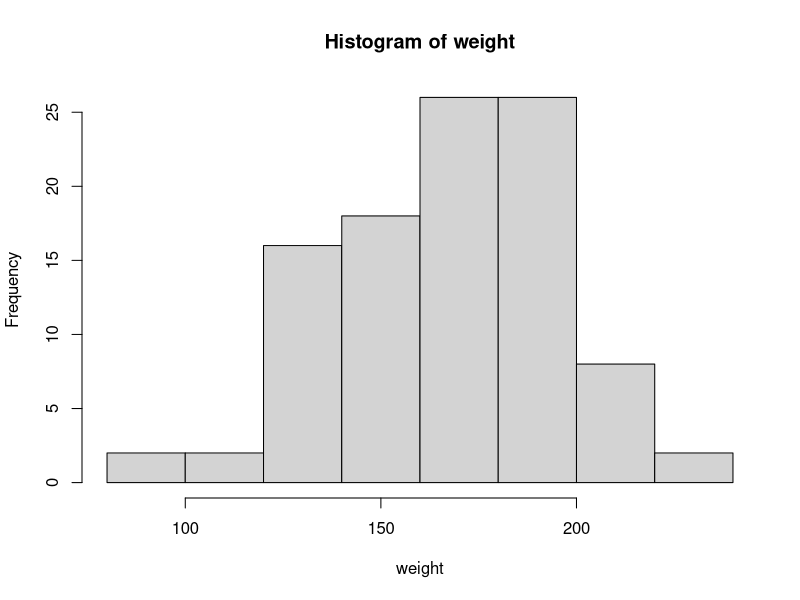
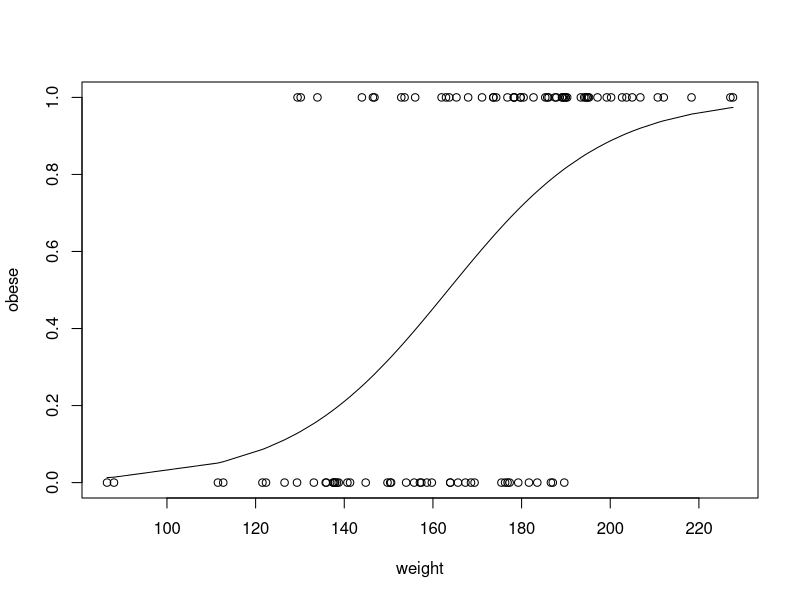
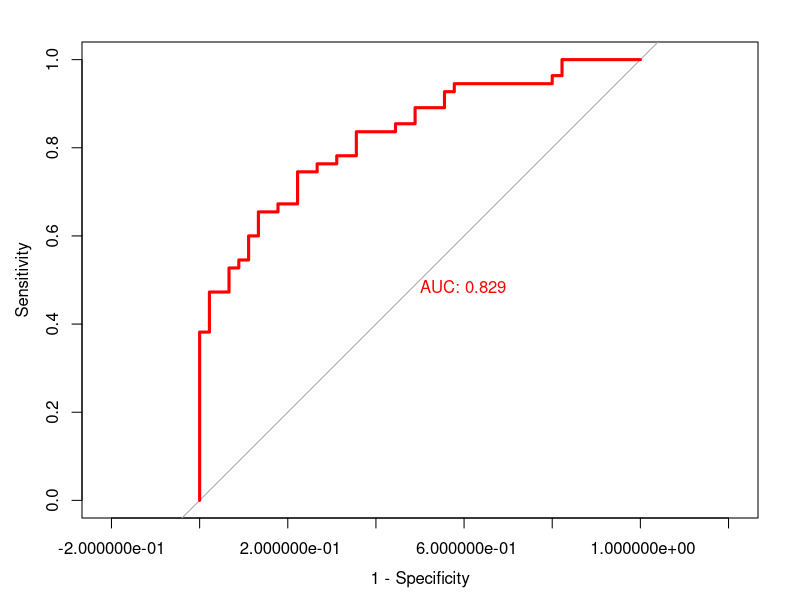
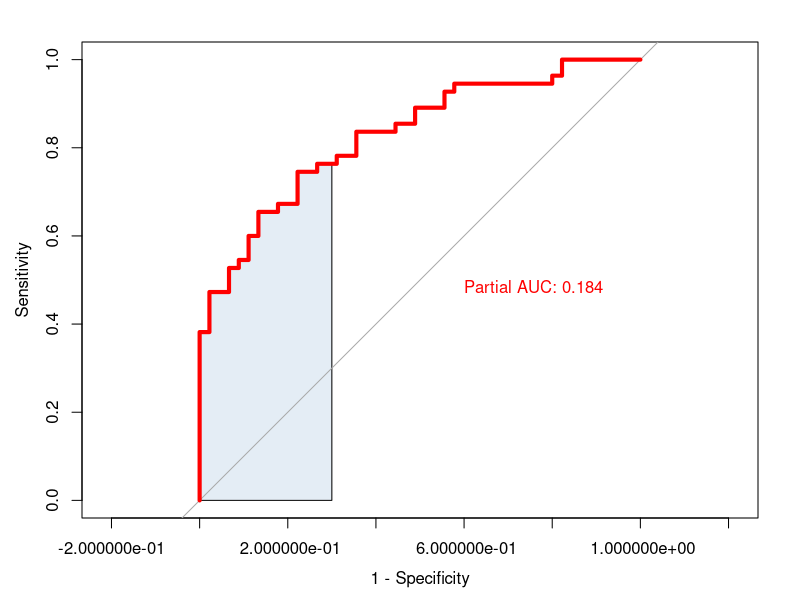
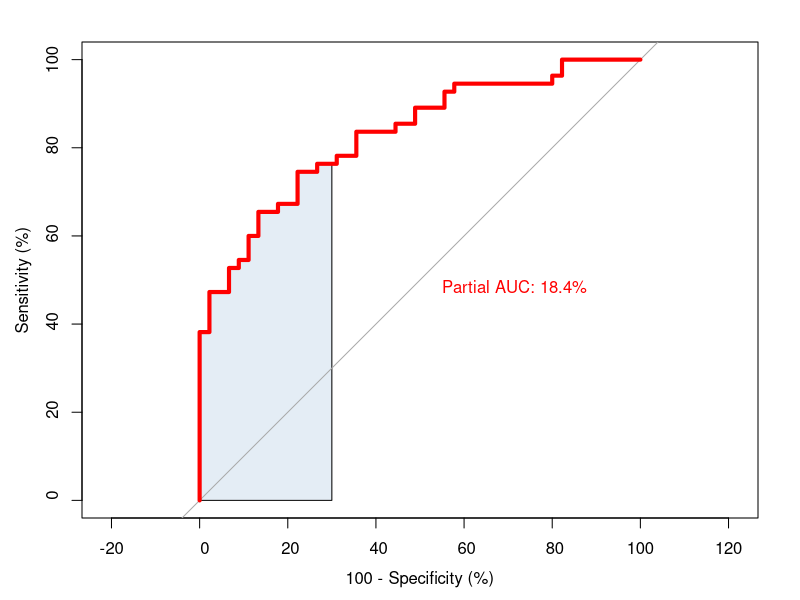
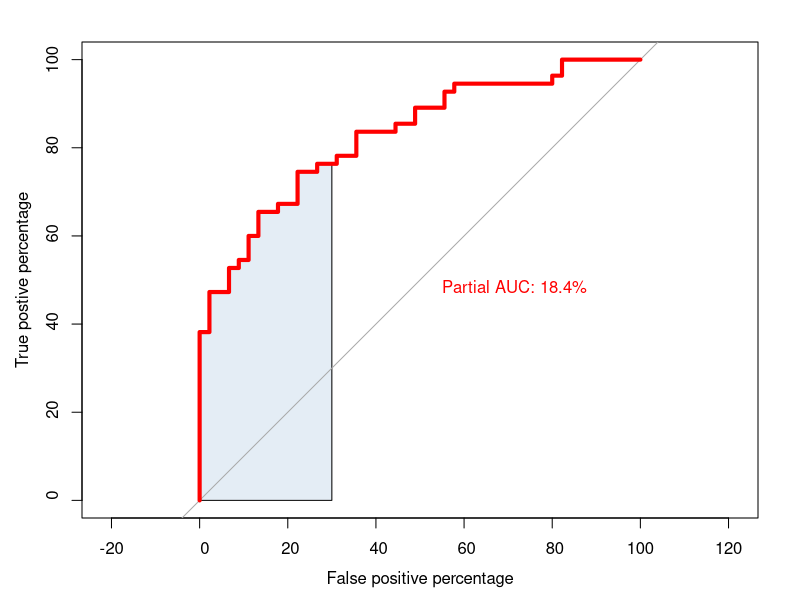

Write the R code that produced these figures, in order.
#installing ROC packages
install.packages("pROC")
library(pROC) 

set.seed(420) 
num.samples <- 100

#Genereating 100 values from a normal distribution (mean 172 and standard deviation 29) then sort them
weight <- sort(rnorm(n=num.samples, mean=172, sd=29))

weight
hist(weight)

#Randomly assigning values as obese or not obese
obese <- ifelse(test=(runif(n=num.samples) < (rank(weight)/num.samples)), yes=1, no=0)
obese

#Plot the data
plot(x=weight, y=obese)

#Fit a logistic regression to the data
glm.fit <- glm(obese ~ weight, family=binomial)
lines(weight, glm.fit$fitted.values)

#Draw ROC and AUC using pROC
roc(obese, glm.fit$fitted.values, plot=TRUE, legacy.axes=TRUE,col="red", lwd=3,print.auc=TRUE)

#storing the roc calculation in a variable
roc.info <- roc(obese, glm.fit$fitted.values, legacy.axes=TRUE)
str(roc.info)

# Creating a data frame with the true posive percentage "tpp" and false positive percentage "fpp"
roc.df <- data.frame(tpp= roc.info$sensitivities*100, 
                     fpp=(1-roc.info$specificities)*100,
                     thresholds=roc.info$thresholds)

#Cheking at the thresholds between TPP 60% and 80%...
roc.df[roc.df$tpp > 60 & roc.df$tpp < 80,]

#highlighting a partial AUC

#Using percentage 0-1
roc(obese, glm.fit$fitted.values, plot=TRUE, legacy.axes=TRUE, 
    col="red", lwd=4, print.auc=TRUE, print.auc.x=0.4, 
    partial.auc=c(1, 0.7), auc.polygon=TRUE, auc.polygon.col="#377eb822")

#using percentage 100%
roc(obese, glm.fit$fitted.values, plot=TRUE, legacy.axes=TRUE, 
    percent=TRUE, col="red", lwd=4, print.auc=TRUE, print.auc.x=45, 
    partial.auc=c(100, 70), auc.polygon = TRUE, auc.polygon.col = "#377eb822")

 
roc(obese, glm.fit$fitted.values, plot=TRUE, legacy.axes=TRUE, 
    percent=TRUE, col="red", lwd=4, print.auc=TRUE, print.auc.x=45, 
    xlab="False positive percentage", ylab="True postive percentage",
    partial.auc=c(100, 70), auc.polygon = TRUE, auc.polygon.col = "#377eb822")









